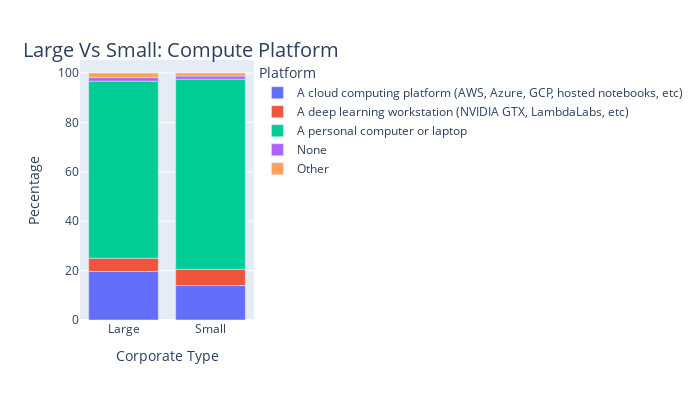

The code cell stored with this chart in its notebook:
### Markdown cell above
**Choice of computing platform**<br>
Local machine is preferred choice. Surprisingly one would have expected small firms to be early adopters of cloud and to keep their fixed costs low. However, Cloud platforms are more prevelant in Large firms than small firms

### Code cell
df_compute=compare_corp('Q11')

fig = px.bar(df_compute, x="corp_type", y="percent", color="Q11" ,
    width = 700,
    height = 400)

fig.update_layout(legend_title_text = "Platform")
fig.update_xaxes(title_text="Corporate Type")
fig.update_yaxes(title_text="Pecentage")

large_title_format = "<span style='font-size:20px; '>Large Vs Small: Compute Platform</span>"

fig.add_annotation(dict(
                            x= 1.5,
                            y=1.1,
                            showarrow=False,
                            text= large_title_format + "<br><br>" ,
                            textangle=0,
                            xref="paper",
                            yref="paper"
                           ))
fig.show()

### Figure 1 — Plotly figure (JSON) as saved in the notebook; plotly's stock layout.template omitted (floating-point values rounded to 4 significant figures)
{"data": [{"alignmentgroup": "True", "hovertemplate": "Q11=A cloud computing platform (AWS, Azure, GCP, hosted notebooks, etc)<br>corp_type=%{x}<br>percent=%{y}<extra></extra>", "legendgroup": "A cloud computing platform (AWS, Azure, GCP, hosted notebooks, etc)", "marker": {"color": "#636efa", "pattern": {"shape": ""}}, "name": "A cloud computing platform (AWS, Azure, GCP, hosted notebooks, etc)", "offsetgroup": "A cloud computing platform (AWS, Azure, GCP, hosted notebooks, etc)", "orientation": "v", "showlegend": true, "textposition": "auto", "type": "bar", "x": ["Large", "Small"], "xaxis": "x", "y": [19.67, 13.95], "yaxis": "y"}, {"alignmentgroup": "True", "hovertemplate": "Q11=A deep learning workstation (NVIDIA GTX, LambdaLabs, etc)<br>corp_type=%{x}<br>percent=%{y}<extra></extra>", "legendgroup": "A deep learning workstation (NVIDIA GTX, LambdaLabs, etc)", "marker": {"color": "#EF553B", "pattern": {"shape": ""}}, "name": "A deep learning workstation (NVIDIA GTX, LambdaLabs, etc)", "offsetgroup": "A deep learning workstation (NVIDIA GTX, LambdaLabs, etc)", "orientation": "v", "showlegend": true, "textposition": "auto", "type": "bar", "x": ["Large", "Small"], "xaxis": "x", "y": [5.367, 6.592], "yaxis": "y"}, {"alignmentgroup": "True", "hovertemplate": "Q11=A personal computer or laptop<br>corp_type=%{x}<br>percent=%{y}<extra></extra>", "legendgroup": "A personal computer or laptop", "marker": {"color": "#00cc96", "pattern": {"shape": ""}}, "name": "A personal computer or laptop", "offsetgroup": "A personal computer or laptop", "orientation": "v", "showlegend": true, "textposition": "auto", "type": "bar", "x": ["Large", "Small"], "xaxis": "x", "y": [71.67, 76.94], "yaxis": "y"}, {"alignmentgroup": "True", "hovertemplate": "Q11=None<br>corp_type=%{x}<br>percent=%{y}<extra></extra>", "legendgroup": "None", "marker": {"color": "#ab63fa", "pattern": {"shape": ""}}, "name": "None", "offsetgroup": "None", "orientation": "v", "showlegend": true, "textposition": "auto", "type": "bar", "x": ["Large", "Small"], "xaxis": "x", "y": [1.418, 1.295], "yaxis": "y"}, {"alignmentgroup": "True", "hovertemplate": "Q11=Other<br>corp_type=%{x}<br>percent=%{y}<extra></extra>", "legendgroup": "Other", "marker": {"color": "#FFA15A", "pattern": {"shape": ""}}, "name": "Other", "offsetgroup": "Other", "orientation": "v", "showlegend": true, "textposition": "auto", "type": "bar", "x": ["Large", "Small"], "xaxis": "x", "y": [1.873, 1.221], "yaxis": "y"}], "layout": {"annotations": [{"showarrow": false, "text": "<span style='font-size:20px; '>Large Vs Small: Compute Platform</span><br><br>", "textangle": 0, "x": 1.5, "xref": "paper", "y": 1.1, "yref": "paper"}], "barmode": "relative", "height": 400, "legend": {"title": {"text": "Platform"}, "tracegroupgap": 0}, "margin": {"t": 60}, "width": 700, "xaxis": {"anchor": "y", "domain": [0, 1], "title": {"text": "Corporate Type"}}, "yaxis": {"anchor": "x", "domain": [0, 1], "title": {"text": "Pecentage"}}}}
